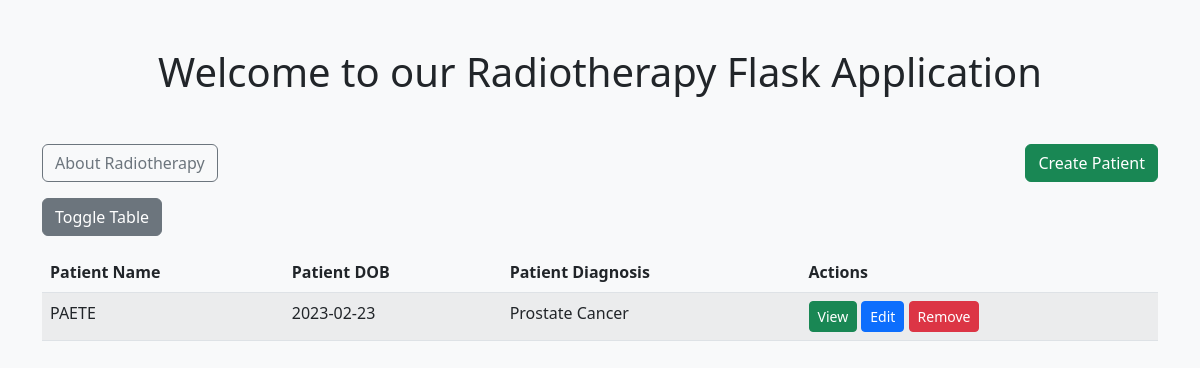
The page / on the database its author committed.
### app/models.py (models this page shows)
class Patient(db.Model):
    id = db.Column(db.Integer, primary_key=True)
    name = db.Column(db.String(100), nullable=False)
    date_of_birth = db.Column(db.Date, nullable=False)
    diagnosis = db.Column(db.String(200), nullable=False)

### app/routes.py (the view)
@app.route('/')
def home():
    patients = Patient.query.all()
    return render_template('home.html', patients=patients)

### app/templates/home.html (shortened to what this page needs)
{% extends "layout.html" %}
{% block content %}
<div class="container my-5">
  <h1 class="text-center mb-5">Welcome to our Radiotherapy Flask Application</h1>
  <div class="d-flex justify-content-between align-items-center">
    <a href="{{ url_for('radiotherapy') }}" class="btn btn-outline-secondary">About Radiotherapy</a>
    <a href="{{ url_for('create_patient') }}" class="btn btn-success">Create Patient</a>
  </div>
  {% if patients %}
  <button class="btn btn-secondary mt-3" type="button" data-bs-toggle="collapse" data-bs-target="#patient-table"
    aria-expanded="false" aria-controls="patient-table">
    Toggle Table
  </button>
  <div class="collapse show mt-3" id="patient-table">
    <table class="table table-striped table-hover">
      <thead>
        <tr>
          <th>Patient Name</th>
          <th>Patient DOB</th>
          <th>Patient Diagnosis</th>
          <th>Actions</th>
        </tr>
      </thead>
      <tbody>
        {% for patient in patients %}
        <tr>
          <td>{{ patient.name }}</td>
          <td>{{ patient.date_of_birth}}</td>
          <td>{{ patient.diagnosis }}</td>
          <td>
            <a href="{{ url_for('view_patient', id=patient.id) }}" class="btn btn-sm btn-success">View</a>
            <a href="{{ url_for('edit_patient', id=patient.id) }}" class="btn btn-primary btn-sm">Edit</a>
            <a href="{{ url_for('remove_patient', id=patient.id) }}" class="btn btn-danger btn-sm">Remove</a>
          </td>
        </tr>
        {% endfor %}
      </tbody>
    </table>
  </div>
  {% else %}
  <div class="card bg-light mt-5">
    <div class="card-body text-center">
      <p class="card-text">No patients added yet.</p>
    </div>
  </div>
  {% endif %}
</div>
{% endblock %}

### app/templates/layout.html (shortened to what this page needs)
<!DOCTYPE html>
<html class="h-100">
<head>
  <link href="https://cdn.jsdelivr.net/npm/bootstrap@5.2.3/dist/css/bootstrap.min.css" rel="stylesheet"
>
  <link rel="stylesheet" type="text/css" href="{{ url_for('static', filename='css/style.css') }}">
</head>
<body class="h-100 bg-light">
  {% if request.endpoint != 'home' %}
    {% set links = [("Home", url_for("home")), (crumb_title, "#")] %}
  {% endif %}
  {% block content %}{% endblock %}
</body>
</html>

### rows shown on the page
Patient: name "PAETE", date_of_birth "2023-02-23", diagnosis "Prostate Cancer"
